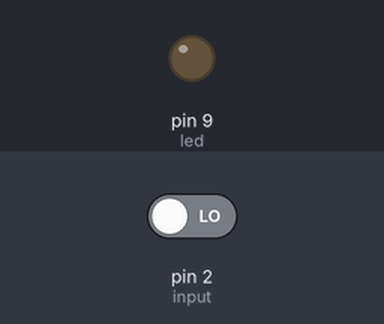
The sketch below on a simulated Arduino Uno, built with avr-gcc and run on an emulated ATmega328P. Parts: output pins drawn as LEDs (lit = HIGH). The inputs (shaded band) are chosen by the test bench; at power-on: pin 2 (input) LOW.

Above: at 1.2 s.
1.3 s: pin 2 (input) driven HIGH
At 2.35 s:
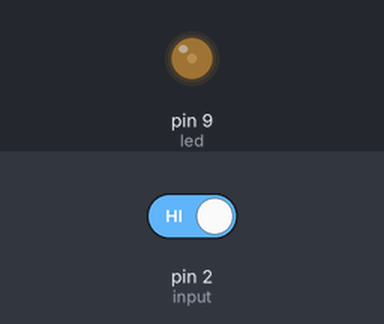
At 3.35 s:
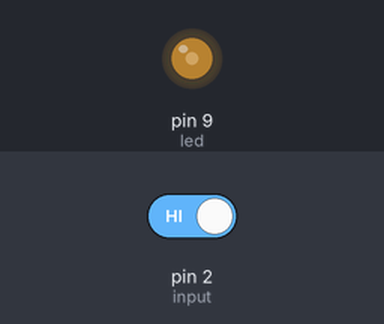
Timing chart, 0 to 13.3 s (numbered marks = the images above; inputs shaded):
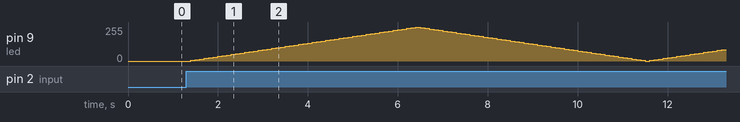

Measured:
- after the input at 1.3 s, pin 9 (led): 0/255 → 5/255 after 0.10 s, → 10/255 0.10 s later, → 15/255 0.10 s later, → 20/255 0.10 s later, … (119 changes in this stretch)

The sketch:

Button.ino
```cpp
const int led=9;
const int input=2;
int brightness=0;
int fadeamount=5;


void setup() {
  // put your setup code here, to run once:
  pinMode(led,OUTPUT);
  pinMode(input,INPUT);

}

void loop() {
  // put your main code here, to run repeatedly:
  int val=digitalRead(input);
  while(val==HIGH){
    analogWrite(led,brightness);
    brightness=brightness+fadeamount;
    if(brightness==0||brightness==255)
    {fadeamount=-fadeamount;}
    delay(100);
    val=digitalRead(input);
  }
    digitalWrite(led,LOW);


}
```
